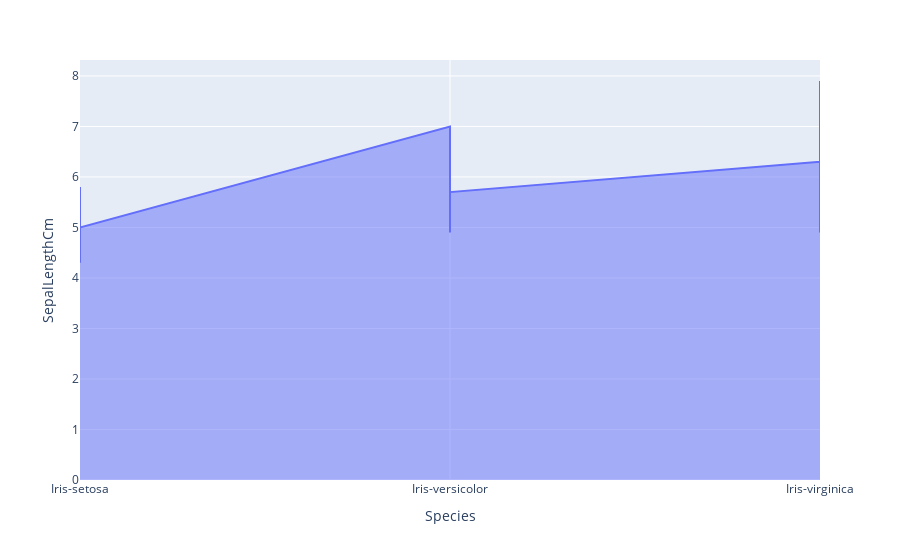

Notebook code cell kept with this figure:
### Code cell
px.area(iris, x="Species", y="SepalLengthCm")

### Figure 1 — Plotly figure (JSON) as saved in the notebook; plotly's stock layout.template omitted (floating-point values rounded to 4 significant figures; data arrays with more than 128 entries replaced by an {"elided": "..."} marker saying what was removed)
{"data": [{"hovertemplate": "Species=%{x}<br>SepalLengthCm=%{y}<extra></extra>", "legendgroup": "", "line": {"color": "#636efa"}, "mode": "lines", "name": "", "orientation": "v", "showlegend": false, "stackgroup": "1", "type": "scatter", "x": {"elided": "150 str values"}, "xaxis": "x", "y": {"elided": "150 float values"}, "yaxis": "y"}], "layout": {"legend": {"tracegroupgap": 0}, "margin": {"t": 60}, "xaxis": {"anchor": "y", "domain": [0, 1], "title": {"text": "Species"}}, "yaxis": {"anchor": "x", "domain": [0, 1], "title": {"text": "SepalLengthCm"}}}}
